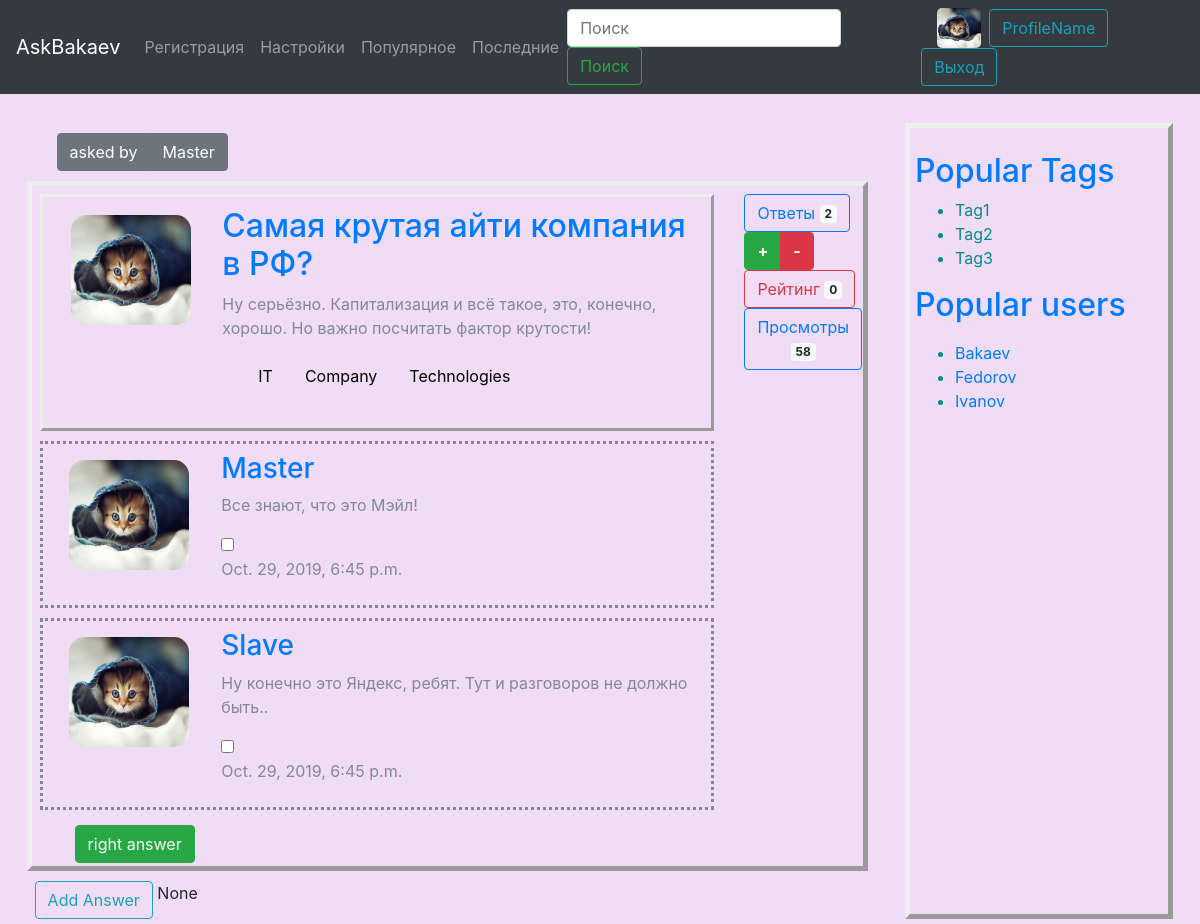
Before: /question/1/ with the older database file.
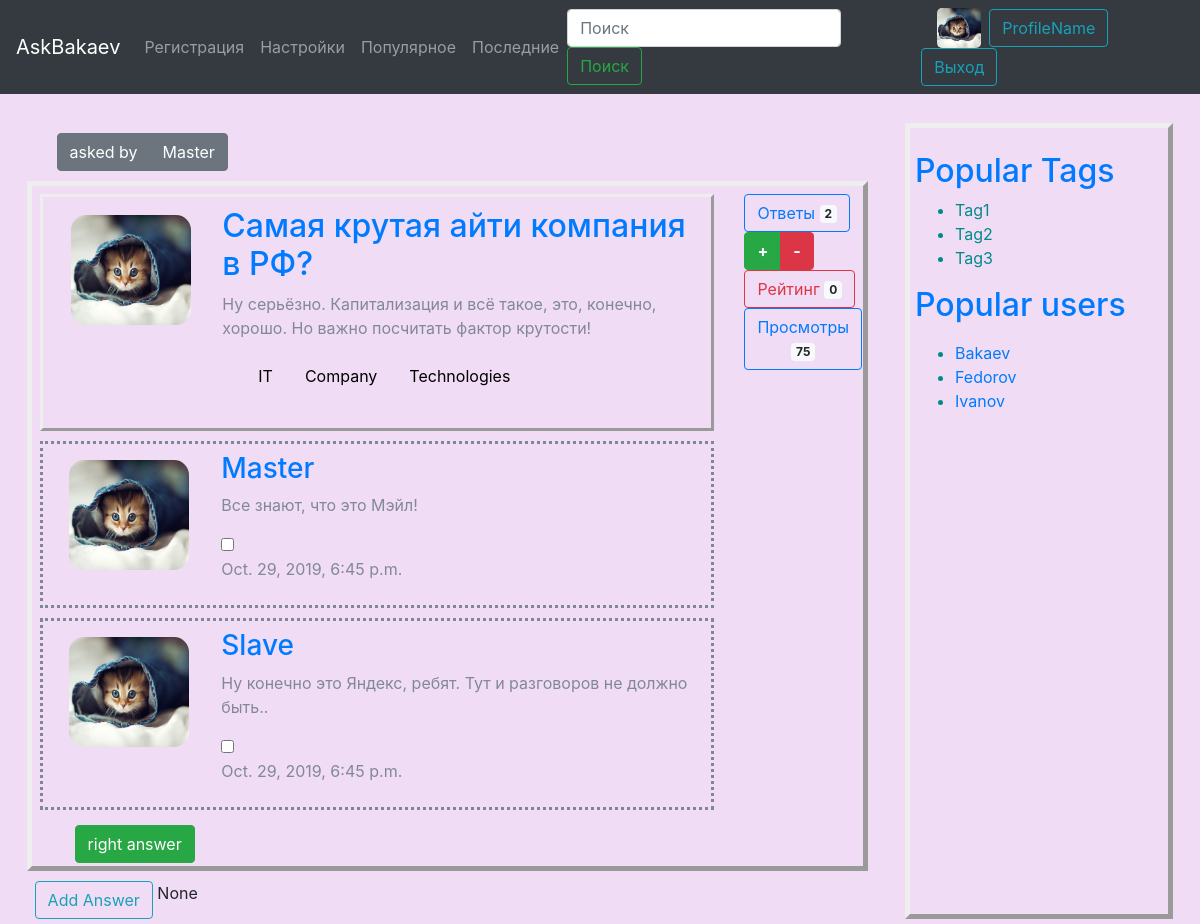
After: the same page with the newer database file.
### main/models.py (models this page shows)
class Questions(models.Model):
    question = models.CharField(max_length=200, verbose_name = "вопрос")
    description = models.TextField(verbose_name = "подробности вопроса")
    author = models.ForeignKey(
        Users, on_delete=models.CASCADE, related_name='user', verbose_name = "автор")
    answers_count = models.IntegerField(default=0, verbose_name = "ответы")
    rating = models.IntegerField(default=0, verbose_name = "рейтинг")
    views = models.IntegerField(default=0, verbose_name = "просмотры")
    creation_time = models.DateTimeField(auto_now_add=True, verbose_name='дата и время создания')
    published = models.BooleanField(default=True, verbose_name="опубликован?")
    tags = models.ManyToManyField('Tags', blank=True, related_name='tags', verbose_name='Теги')
    def __str__(self):
        return self.question
    objects = QuestManager()
    class Meta:
        verbose_name = "Вопрос"
        verbose_name_plural = "Вопросы"

class Users(models.Model):
    name = models.CharField(max_length=20, verbose_name="имя")
    birthday = models.DateField(verbose_name='дата рождения')
    about = models.TextField(default="Пользователь не рассказал о себе.", verbose_name="о пользователе")
    avatar = models.ImageField(upload_to='upload/')
    password = models.CharField(default="qwertyqwerty", max_length=32, verbose_name="parol'")
    def __str__(self):
        return self.name
    class Meta:
        verbose_name = "Пользователь"
        verbose_name_plural = "Пользователи"

### question/views.py (the view)
# urls.py: path('question/<int:pk>/', quest_views.QuestView.as_view(), name="question"),
class QuestView(DetailView):
    model = Questions
    template_name = 'question/question.html'
    def get_context_data(self, **kwargs):
        context = super().get_context_data(**kwargs)
        print(context)
        if True:
                q = Questions.objects.get(pk=context['questions'].id)
                q.views += 1
                q.save()
        context['increment'] = Questions.objects.increment(context['object'])
        return context

### main/models.py (called while the page is built)
    def increment(self, question):
        print("increment is called")

    def __str__(self):
        return self.tag

### question/templates/question/question.html (shortened to what this page needs)
{% extends "base.html" %}
{% block content %}
{% load static %}
<div class="up">
    <div class="btn-group" role="group" aria-label="Basic example">
      <button class="btn btn-secondary">asked by</button>
      <button type="button" class="btn btn-secondary">{{object.author}}</button>
    </div>
  </div>
  <div class="container main-content">
    <div class="row">
      <div class="col-10">
        <div class="question">
          <div class="row">
            <div class="col-2">
              <img class="avatar" src="{% static "public/kitten.jpg" %}" width="120" height="110" alt="kitten">
            </div>
            <div class="col-1"></div>
            <div class="col-9">
              <h2><a href=" ">{{object.question}}</a></h2>
              <p>{{object.description}}</p>
              <p><div class="pagination">
                 {% for tag in object.tags.all %}
                  <a href="#">{{tag}}</a>
                {% endfor %}
                </div></p>
            </div>
          </div>
        </div>
      </div>
      <div class="col-2 ">
          <button type="button" class="btn btn-outline-primary">
              Ответы <span class="badge badge-light">{{object.answers_set.count}}</span>
          </button>
          <div class="btn-group" role="group" aria-label="Basic example">
              <button type="button" class="btn btn-success"><strong> + </strong></button>
              <button type="button" class="btn btn-danger"><strong> - </strong></button>
            </div>
          <button type="button" class="btn btn-outline-danger">
              Рейтинг <span class="badge badge-light">{{object.rating}}</span>
          </button>
          <button type="button" class="btn btn-outline-primary">
              Просмотры <span class="badge badge-light">{{object.views}}</span>
          </button>
      </div>
    </div>
<form action="post" method="post">
{% for answer in object.answers_set.all %}
  <div class="row">
      <div class="col-10">
        <div class="answer">
          <div class="row">
            <div class="col-2">
              <img class="avatar" src="{% static "public/kitten.jpg" %}" width="120" height="110" alt="kitten">
            </div>
            <div class="col-1"></div>
            <div class="col-9">
              <h3><a href="">{{answer.author}}</a></h3>
              <p>{{answer.answer}}</p>
                <input type="checkbox" name="choices" value="{{answer.right_answer}}">
              <p>{{answer.creation_time}}</p>
            </div>
          </div>
        </div>
      </div>
    </div>
    {% endfor %}
      <button type="submit" name="right" class="btn btn-success margine">right answer</button>
  </form>
  </div>
  <a href="/new_answer/{{object.id}}" class="margine btn btn-outline-info ml-2 margin">Add Answer</a>
  {{increment}}
{% endblock %}

Changed rows visible on the page:
changed Questions "Самая крутая айти компания в РФ?": views "58" → "75"
